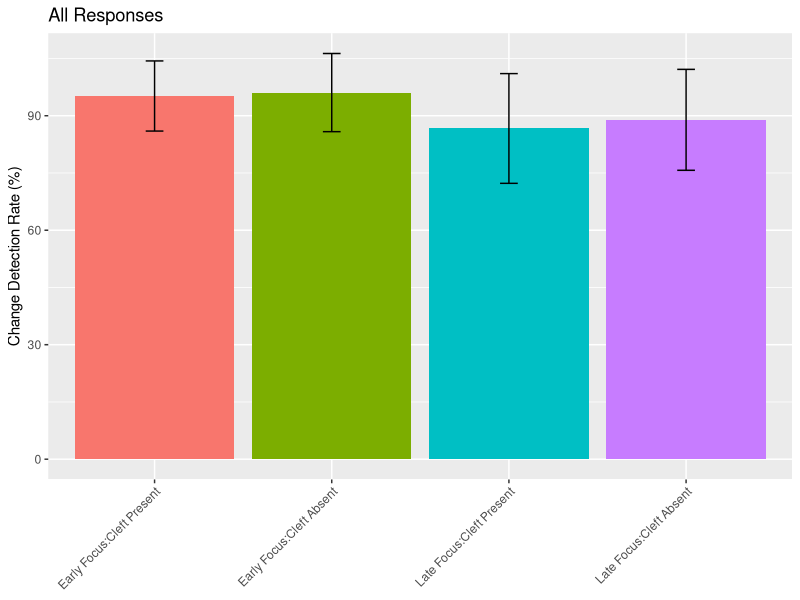
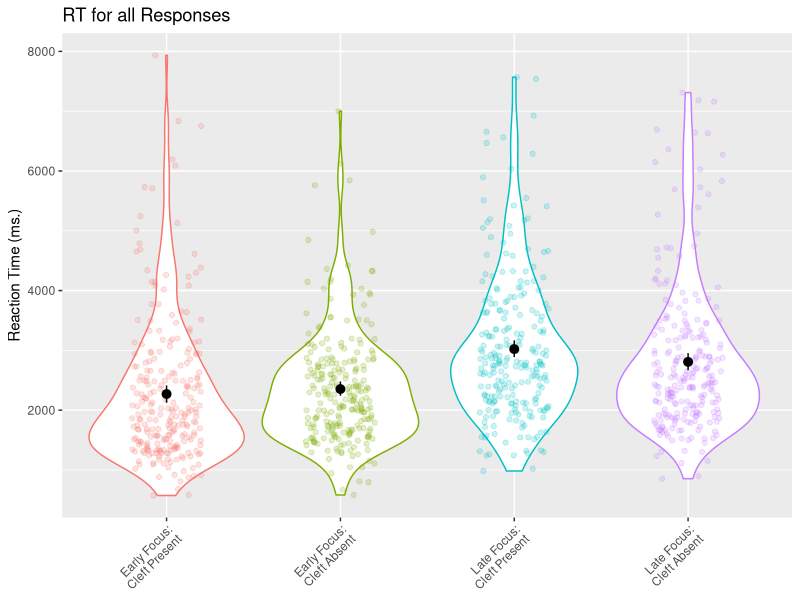
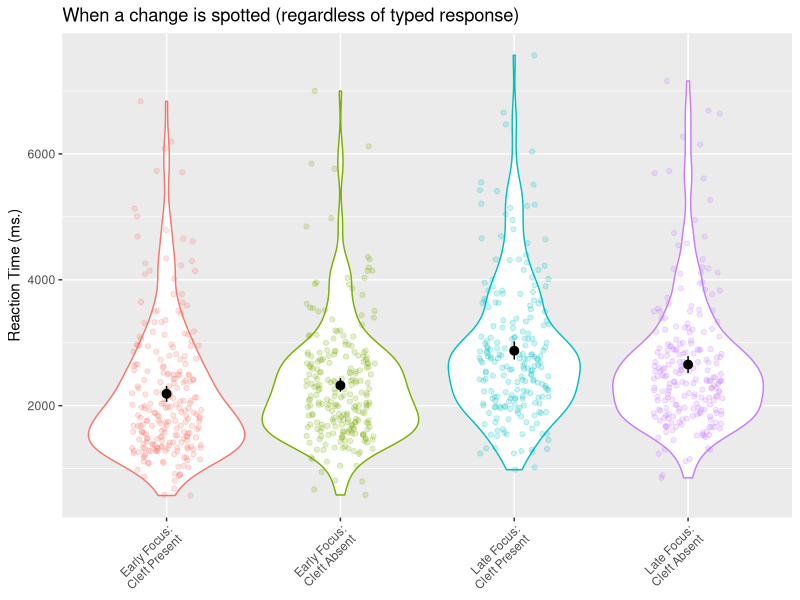
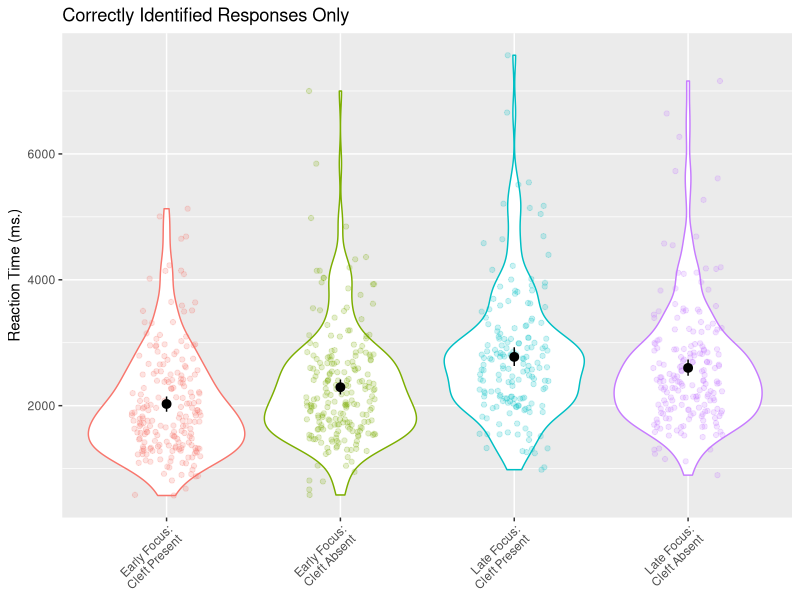
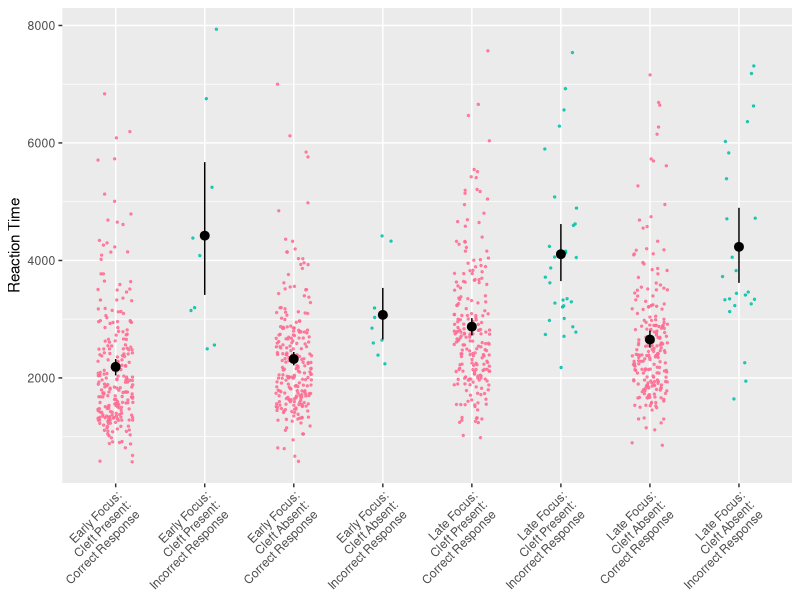

Recreate these plots in R, in order.
library(lme4)
library(lmerTest)
library(fitdistrplus)
library(emmeans)
library(tidyverse)
library(Hmisc)

data <- read_csv("Mariesdata2.csv")

# tidy and wrangel the data to get it in the correct format
tidy_data <- data %>% 
  dplyr::select(Participant, Item, type, 
                Focus, Cleft, YNResp.corr_raw, YNResp.rt_raw, changeResponse.corr_raw) %>%
  filter(type != "filler") %>% 
  dplyr::select(-type)

colnames(tidy_data) <- c("Participant", "Item", "Focus", "Cleft", 
                         "Response", "RT", "Correct_word")

tidy_data[tidy_data$Focus == "y",]$Focus <- "Early"
tidy_data[tidy_data$Focus == "n",]$Focus <- "Late"

tidy_data$Focus <- as.factor(tidy_data$Focus)
tidy_data$Cleft <- as.factor(tidy_data$Cleft)
tidy_data$Participant <- as.factor(tidy_data$Participant)
tidy_data$Item <- as.factor(tidy_data$Item)

# set up contrasts for the two factors
my_contrasts <- matrix(c(.5, -.5))

contrasts(tidy_data$Focus) <- my_contrasts
contrasts(tidy_data$Cleft) <- my_contrasts

# convert RT variable to milliseconds
tidy_data$RT <- tidy_data$RT * 1000

# Results ####
# Viosualisation of all responses
tidy_data %>% 
  group_by(Participant, Focus, Cleft) %>%
  mutate(Response = Response * 100) %>%
  summarise(Response = mean(Response)) %>%
  group_by(Focus, Cleft) %>% 
  summarise(sd = sd(Response), Response = mean(Response)) %>%
  ungroup() %>%
  mutate(Cleft = recode_factor(Cleft, y = "Cleft Present", n = "Cleft Absent")) %>%
  mutate(Focus = recode_factor(Focus, Early = "Early Focus", Late = "Late Focus")) %>%
  ggplot(aes(x = Focus:Cleft, y = Response, fill = Focus:Cleft)) +
  geom_col() +
  geom_errorbar(aes(ymin = Response - sd, ymax = Response + sd), colour="black", width=.1) +
  guides(fill = FALSE) +
  theme(axis.text.x=element_text(angle = 45, hjust = 1)) +
  labs(x = NULL, y = "Change Detection Rate (%)", title = "All Responses")

# Visualisation of RT data for all responses 
tidy_data %>% 
  mutate(Cleft = recode_factor(Cleft, y = "\nCleft Present", n = "\nCleft Absent")) %>%
  mutate(Focus = recode_factor(Focus, Early = "Early Focus", Late = "Late Focus")) %>%
  ggplot(aes(x = Focus:Cleft, y = RT, colour = Focus:Cleft)) +
  geom_violin() +
  geom_jitter(width = .2, alpha = .2) +
  stat_summary(fun.data = "mean_cl_boot", colour = "black") +
  guides(colour = FALSE) +
  theme(axis.text.x=element_text(angle = 45, hjust = 1)) +
  labs(x = NULL, y = "Reaction Time (ms.)", title = "RT for all Responses")

# Visualisation of RT data when people spot a change (regardless of whether they get it correct)
tidy_data %>% 
  filter(Response == "1") %>%
  mutate(Cleft = recode_factor(Cleft, y = "\nCleft Present", n = "\nCleft Absent")) %>%
  mutate(Focus = recode_factor(Focus, Early = "Early Focus", Late = "Late Focus")) %>%
  ggplot(aes(x = Focus:Cleft, y = RT, colour = Focus:Cleft)) +
  geom_violin() +
  geom_jitter(width = .2, alpha = .2) +
  stat_summary(fun.data = "mean_cl_boot", colour = "black") +
  guides(colour = FALSE) +
  theme(axis.text.x=element_text(angle = 45, hjust = 1)) +
  labs(x = NULL, y = "Reaction Time (ms.)", title = "When a change is spotted (regardless of typed response)")

# Visualisation of RT data when people spot a change AND correctly identify it
tidy_data %>% 
  filter(Correct_word == "1") %>%
  mutate(Cleft = recode_factor(Cleft, y = "\nCleft Present", n = "\nCleft Absent")) %>%
  mutate(Focus = recode_factor(Focus, Early = "Early Focus", Late = "Late Focus")) %>%
  ggplot(aes(x = Focus:Cleft, y = RT, colour = Focus:Cleft)) +
  geom_violin() +
  geom_jitter(width = .2, alpha = .2) +
  stat_summary(fun.data = "mean_cl_boot", colour = "black") +
  guides(colour = FALSE) +
  theme(axis.text.x=element_text(angle = 45, hjust = 1)) +
  labs(x = NULL, y = "Reaction Time (ms.)", title = "Correctly Identified Responses Only")

# Response Rate Analysis ####
# We conducted a generalised mixed model on the change detection rate with Focus 
# and Cleft as fixed effects and participant and item as random intercepts as 
# the fully maximal model would not converge. A summary of the model can be seen
# below. There was a main effect of Focus, but no effect of Cleft, and no 
# interaction between Focus and Cleft.

model <- glmer(Response ~ Focus * Cleft + (1 | Participant) +
                 (1 | Item), data = tidy_data, family = "binomial")
summary(model)
emmeans(model, pairwise ~ Focus, type = "response")

# We conducted a further generalised mixed model on the change detection rate 
# for cases where people spotted a change (regardless of whether they correctly 
# identified it). The fixed and random effects structures are identical to the 
# previous model. A summary of the model can be seen below. There was a main 
# effect of Focus, but no effect of Cleft, and no interaction between Focus and 
# Cleft.

corr_data <- tidy_data %>% filter(Response == "1")
model <- glmer(Correct_word ~ Focus * Cleft + (1 | Participant) +
                 (1 | Item), data = corr_data, family = "binomial")
summary(model)

emmeans(model, pairwise ~ Focus, type = "response")
emmeans(model, pairwise ~ Cleft, type = "response")

# Reaction Time Analysis
# For the reaction time data, three mixed models were built. Due to 
# non-normality of the residuals and convergence issues modeling under the 
# gamma distribution, the mixed models were constructed with the dependent 
# variable being log-transformed reaction times.  The first model included
# reaction times for detected as well as non-detected changes (i.e., all 
# experimental trials regardless of response). This model involved random 
# intercepts for Participants and Items and random slopes for Focus.

# A summary of the model can be seen below. As expected there was an effect of 
# Focus but no effect of Cleft. Unlike the response models, the reaction time 
# model did show an interaction between Focus and Cleft.

all_data <- tidy_data %>% 
  mutate(logRT = log(RT))

model <- lmer(logRT ~ Focus * Cleft + (1 + Focus | Participant) +
                (1 + Focus | Item), data = all_data)
summary(model)

emmeans(model, pairwise ~ Focus * Cleft, adjust = "bonferroni")

# For the second reaction time model, we analysed the data for cases where 
# people spotted a change regardless of wheether they correctly identified it.  
# This time the random effects structure included random intercepts for 
# participants and items, and additive random slopes for our two fixed effects 
# of Focus and Cleft. This again showed an effect of Focus,  no effect of Cleft 
# and an interaction between Focus and Cleft.

# Mixed model on RT data when people spot a change
correct_only_data <- corr_data %>% 
  mutate(logRT = log(RT))

model <- lmer(logRT ~ Focus * Cleft + (1 + Focus + Cleft | Participant) +
                (1 + Focus + Cleft | Item), data = correct_only_data)
summary(model)

emmeans(model, pairwise ~ Focus * Cleft, adjust = "bonferroni")

# Finally, for the third reaction time modelwe analysed the data for cases 
# where people spotted a change AND correctly identified it.  This time the 
# random effects structure included random intercepts for participants and items, 
# and additive random slopes for our two fixed effects of Focus and Cleft for 
# the Participant random effect term but a random slope of Focus for the Item 
# random effect term. This again showed an effect of Focus, no effect of Cleft 
# and an interaction between Focus and Cleft.

# Mixed model on RT data when people spot a change and correctly identify it
correct_only_data <- corr_data %>% 
  filter(Correct_word == "1") %>%
  mutate(logRT = log(RT))

model <- lmer(logRT ~ Focus * Cleft + (1 + Focus + Cleft | Participant) +
                (1 + Focus | Item), data = correct_only_data)
summary(model)

emmeans(model, pairwise ~ Focus * Cleft, adjust = "bonferroni")

# Speed vs. accuracy plot
tidy_data$Response <- as.factor((tidy_data$Response))

tidy_data %>% 
  mutate(Cleft = recode_factor(Cleft, y = "\nCleft Present", n = "\nCleft Absent")) %>%
  mutate(Focus = recode_factor(Focus, Early = "Early Focus", Late = "Late Focus")) %>%
  mutate(Response = recode_factor(Response, "1" = "\nCorrect Response", "0" = "\nIncorrect Response")) %>%
  ggplot(aes(x = Focus:Cleft:Response, y = RT, colour = Response)) +
  geom_jitter(width = .2, alpha = .8, size = .5) +
  guides(colour = FALSE) + 
  scale_colour_hue(h = c(0, 360)) +
  stat_summary(fun.data = "mean_cl_boot", colour = "black") +
  theme(axis.text.x=element_text(angle = 45, hjust = 1)) +
  labs(x = NULL, y = "Reaction Time", title = NULL)
